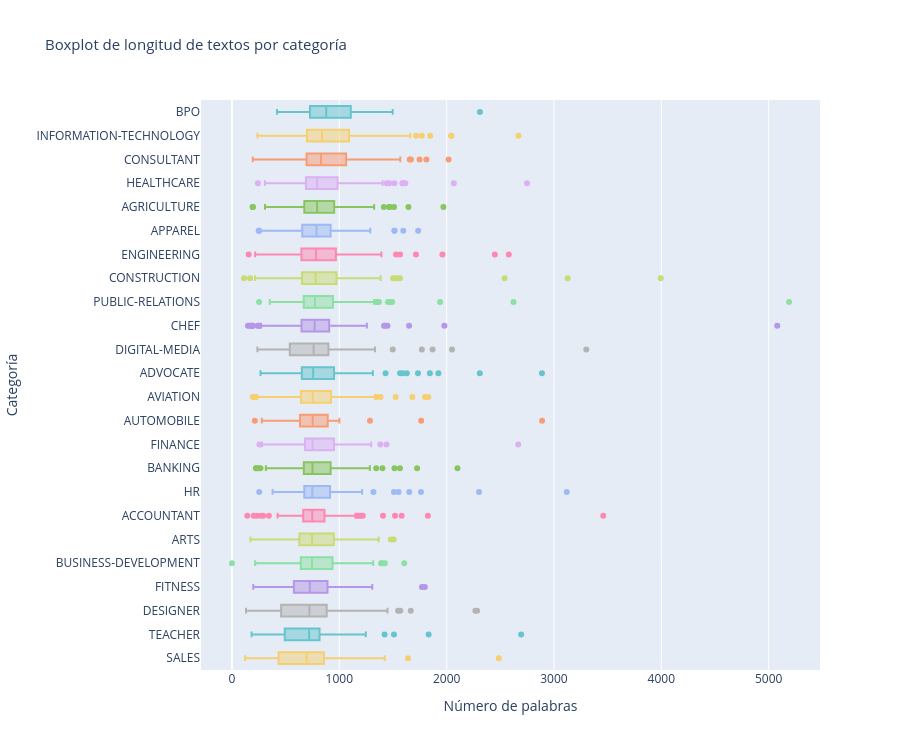

Notebook code cell kept with this figure:
### Code cell
# Boxplot por categoría — ordenado por mediana descendente
category_order = (
    df.groupby(LABEL_COL)['word_count']
    .median()
    .sort_values(ascending=False)
    .index.tolist()
)

fig_box = px.box(
    df,
    x='word_count',
    y=LABEL_COL,
    category_orders={LABEL_COL: category_order},
    title='Boxplot de longitud de textos por categoría',
    labels={'word_count': 'Número de palabras', LABEL_COL: 'Categoría'},
    color=LABEL_COL,
    color_discrete_sequence=px.colors.qualitative.Pastel,
)
fig_box.update_layout(
    height=750,
    showlegend=False,
    title_font_size=15,
)
fig_box.show()
